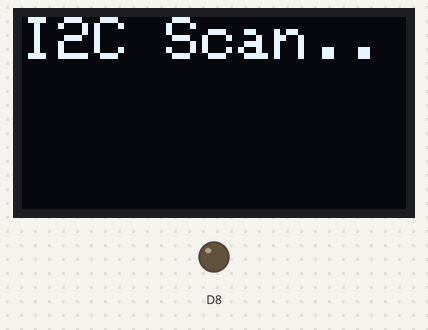
Simulated run of this sketch. Board: ESP8266 (NodeMCU). On the bench: 128×64 one-colour display, output pins drawn as LEDs (lit = HIGH). What the sketch prints to the serial monitor is not drawn.

Above: at 0.1 s.
At 0.7 s:
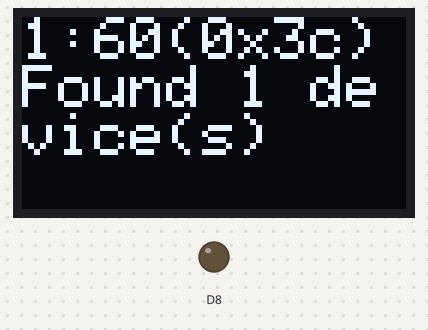

The sketch:

i2c-scanner.ino
```cpp
// I2C Scanner
// Written by Nick Gammon
// Date: 20th April 2011

#include <Wire.h>
#include <Adafruit_SSD1306.h>

//// If using software SPI (the default case):
#define OLED_MOSI   D6
#define OLED_CLK   D5
#define OLED_DC    D7
#define OLED_CS    D0
#define OLED_RESET -1
Adafruit_SSD1306 display(OLED_MOSI, OLED_CLK, OLED_DC, OLED_RESET, OLED_CS);

void setup() {
  pinMode(D8, OUTPUT);
  digitalWrite(D8, LOW);
  Wire.begin(D3, D4);
  Serial.begin (115200);

  display.begin(SSD1306_SWITCHCAPVCC);
  display.clearDisplay();
  display.setTextSize(2);
  display.setTextColor(WHITE);
  display.setCursor(0,0);

  byte pos = 0;
  // Leonardo: wait for serial port to connect
  while (!Serial)
    {
    }

  display.clearDisplay();
  Serial.println ();
  Serial.println ("I2C scanner. Scanning ...");
  display.println("I2C Scan..");
  display.display();
  delay(500);
  display.clearDisplay();
  display.setCursor(0,0);
  byte count = 0;

  for (byte i = 8; i < 120; i++)
  {
    Wire.beginTransmission (i);
    if (Wire.endTransmission () == 0)
      {
      Serial.print ("Found address: ");
      Serial.print (i, DEC);
      Serial.print (" (0x");
      Serial.print (i, HEX);
      Serial.println (")");
      display.println(String(count + 1) + ":" + String(i, DEC) + "(0x" + String(i, HEX) + ")");
      display.display();
      count++;
      delay (1);  // maybe unneeded?
      } // end of good response
  } // end of for loop
  display.println("Found " + String(count, DEC) + " device(s)");
  display.display();
  Serial.println ("Done.");
  Serial.print ("Found ");
  Serial.print (count, DEC);
  Serial.println (" device(s).");
}  // end of setup

void loop() {}
```
